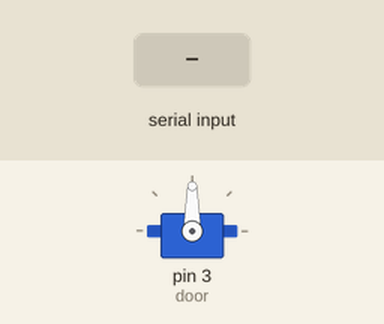
This sketch was run on a simulated Arduino Uno, built with avr-gcc and run on an emulated ATmega328P. Parts: servo. Inputs (shaded band) come from the test bench.

Above: at 1.2 s.
1.3 s: "O" received over Serial
At 2.7 s:
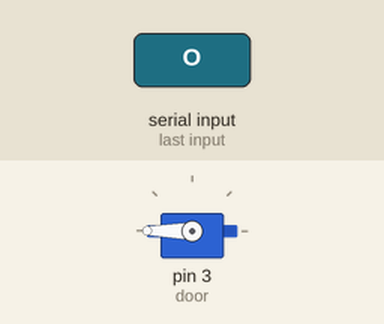
At 7.7 s:
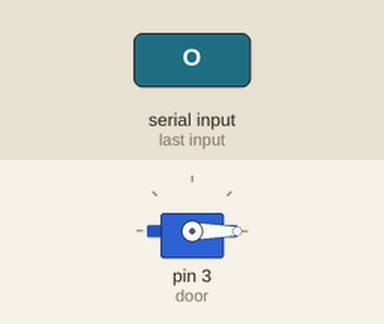
Timing chart, 0 to 8.8 s (numbered marks = the images above; inputs shaded):
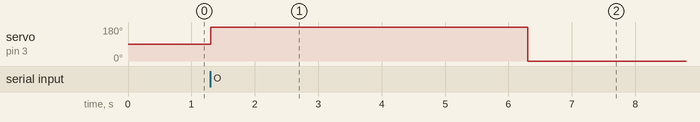

Measured:
- after the input at 1.3 s, servo on pin 3 (door): 90° → 180° at once, → 0° 5.0 s later

The sketch:

arduino_door.ino
```cpp
#include<Servo.h>
Servo door;
unsigned char cmd;
void setup()
{
  Serial.begin(9600);
  door.attach(3);

}

void loop()
{
  if(Serial.available()>0)
  {
    cmd = Serial.read();
    if(cmd == 'O')
    {
      door.write(180);
      delay(5000);
      door.write(0);
    }
  }

}
```
